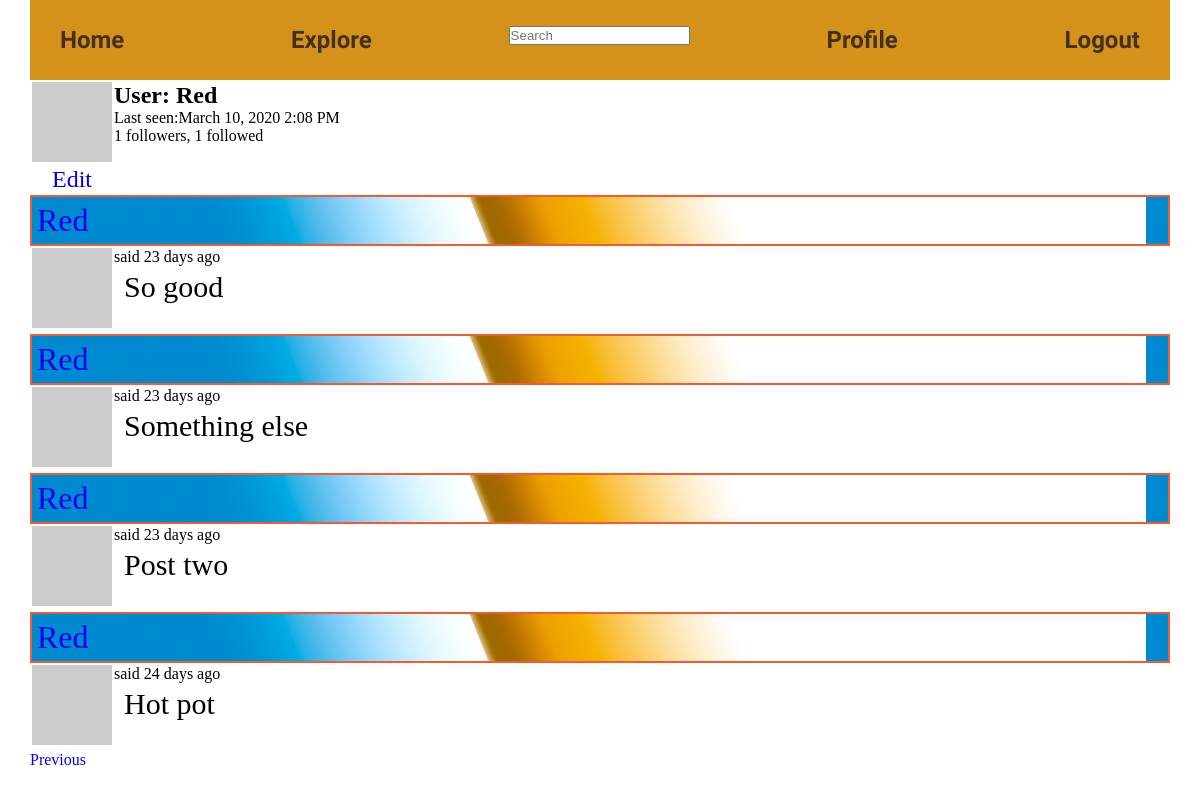
Screenshot of /user/Red?page=2 (signed in) with the database file from the repository.
### app/models.py (models this page shows, shortened)
class User(db.Model, UserMixin):
    id = db.Column(db.Integer, primary_key=True)
    username = db.Column(db.String(64), nullable=False, index=True, unique=True)
    email = db.Column(db.String(120), nullable=False, index=True, unique=True)
    password_hash = db.Column(db.String(128))
    posts = db.relationship('Post', backref='author', lazy='dynamic')
    about_me = db.Column(db.Text)
    last_seen = db.Column(db.DateTime, default=datetime.utcnow)
    followed = db.relationship('User', secondary=followers,
                               primaryjoin=(followers.c.follower_id == id),
                               secondaryjoin=(followers.c.followed_id == id),
                               backref=db.backref('followers', lazy='dynamic'), lazy='dynamic')
    def avatar(self, size):
        digest = md5(self.email.lower().encode('utf-8')).hexdigest()
        return 'https://www.gravatar.com/avatar/{}?d=identicon&s={}'.format(
            digest, size)

class SearchableMixin(object):
    @classmethod
    def before_commit(cls, session):
        session._changes = {
            'add': list(session.new),
            'update': list(session.dirty),
            'delete': list(session.deleted)
        }
    @classmethod
    def after_commit(cls, session):
        for obj in session._changes['add']:
            if isinstance(obj, SearchableMixin):
                add_to_index(obj.__tablename__, obj)
        for obj in session._changes['update']:
            if isinstance(obj, SearchableMixin):
                add_to_index(obj.__tablename__, obj)
        for obj in session._changes['delete']:
            if isinstance(obj, SearchableMixin):
                remove_from_index(obj.__tablename__, obj)
        session._changes = None

class Post(SearchableMixin, db.Model):
    __searchable__ = ['body']
    id = db.Column(db.Integer, primary_key=True)
    body = db.Column(db.Text)
    timestamp = db.Column(db.DateTime, index=True, default=datetime.utcnow)
    user_id = db.Column(db.Integer, db.ForeignKey('user.id'))
    language = db.Column(db.String(5))

### app/main/routes.py (the view)
@bp.route('/user/<username>')
@login_required
def user(username):
    page = request.args.get('page', 1, type=int)
    user = User.query.filter_by(username=username).first_or_404()
    posts = Post.query.filter_by(author=user).order_by(Post.timestamp.desc()).paginate(page,
                                                                                       app.config['POST_PER_PAGE'],
                                                                                       False)
    next_url = url_for('main.user', username=user.username, page=posts.next_num) if posts.has_next else None
    prev_url = url_for('main.user', username=user.username, page=posts.prev_num) if posts.has_prev else None
    return render_template('user.html', user=user, posts=posts.items, next_url=next_url, prev_url=prev_url)

### app/main/form.py
class SearchForm(FlaskForm):
    q = StringField(_l('Search'), validators=[DataRequired()])
    def __init__(self, *args, **kwargs):
        if 'formdata'not in kwargs:
            kwargs['formdata'] = request.args
        if 'csrf_enabled' not in kwargs:
            kwargs['csrf_enabled'] = False
        super(SearchForm, self).__init__(*args, **kwargs)

### app/main/routes.py (called while the page is built)
@bp.before_app_request
def before_request():
    if current_user.is_authenticated:
        current_user.last_seen = datetime.utcnow()
        db.session.commit()
        g.search_form = SearchForm()
    g.locale = str(get_locale())

### app/models.py (called while the page is built)
@login.user_loader
def load_user(id):
    return User.query.get(int(id))

### app/templates/user.html (shortened to what this page needs)
{% extends 'base.html' %}
{% block body %}
    <table>
        <tr valign="top">
            <td><img src="{{ user.avatar(64) }}">
                {% if user == current_user %}
                    <a href="/edit_profile" class="edit_profile">Edit</a>
                {% elif not current_user.is_following(user) %}
                    <div class="follow">
                        <a id="button_follow" href="{{ url_for('main.follow', username=user.username) }}">Follow</a>
                    </div>
                {% else %}
                    <div class="unfollow">
                        <a id="button_unfollow" href="{{ url_for('main.unfollow', username=user.username) }}">Unfollow</a>
                    </div>
                {% endif %}
            </td>
            <td><h1>User: {{ user.username }}</h1>
                {% if user.last_seen %}<p> Last seen:{{ moment(user.last_seen).format('LLL') }}</p> {% endif %}
                <div class="followers">
                    {{ user.followers.count() }} followers, {{ user.followed.count() }} followed
                </div>
            </td>
        </tr>
    </table>
    {% for post in posts %}
        {% include '_post.html' %}
    {% endfor %}
    {% if prev_url %}
        <a href="{{ prev_url }}" class="next">Previous</a>
    {% endif %}
{% endblock %}

### app/templates/_post.html (shortened to what this page needs)
<table>
    <tr valign="top">
        <td><img src="{{ post.author.avatar(36) }}"></td>
        <div class="post_show__label">
            <a href="{{ url_for('main.user', username=post.author.username) }}">{{ post.author.username }}</a>
        </div>
        <td>
            said {{ moment(post.timestamp).fromNow() }}
            <p class="post_show__text">{{ post.body }}</p>
        </td>
    </tr>
</table>

### app/static/css/style.css (style rules this page uses)
* { box-sizing: border-box; margin: 0; padding: 0; }
a { text-decoration: none; }
.edit_profile { display: block; font-size: 24px; text-align: center; }
.post_show__label { font-size: 32px; padding: 5px; font-family: fantasy; border: 2px #f45b31 solid; background-image: url("../img/bg-label.png"); color: #000000; }
.post_show__text { font-size: 30px; margin: 4px 10px 10px; font-family: Ebrima, cursive; }

### rows the page displays
User: username "Red", last_seen "March 10, 2020 2:08 PM"
Post: author.username "Red", timestamp "23 days ago", body "So good"
Post: author.username "Red", timestamp "23 days ago", body "Something else"
Post: author.username "Red", timestamp "23 days ago", body "Post two"
Post: author.username "Red", timestamp "24 days ago", body "Hot pot"

### other values shown
{{ user.followers.count() }} "1"
{{ user.followed.count() }} "1"
